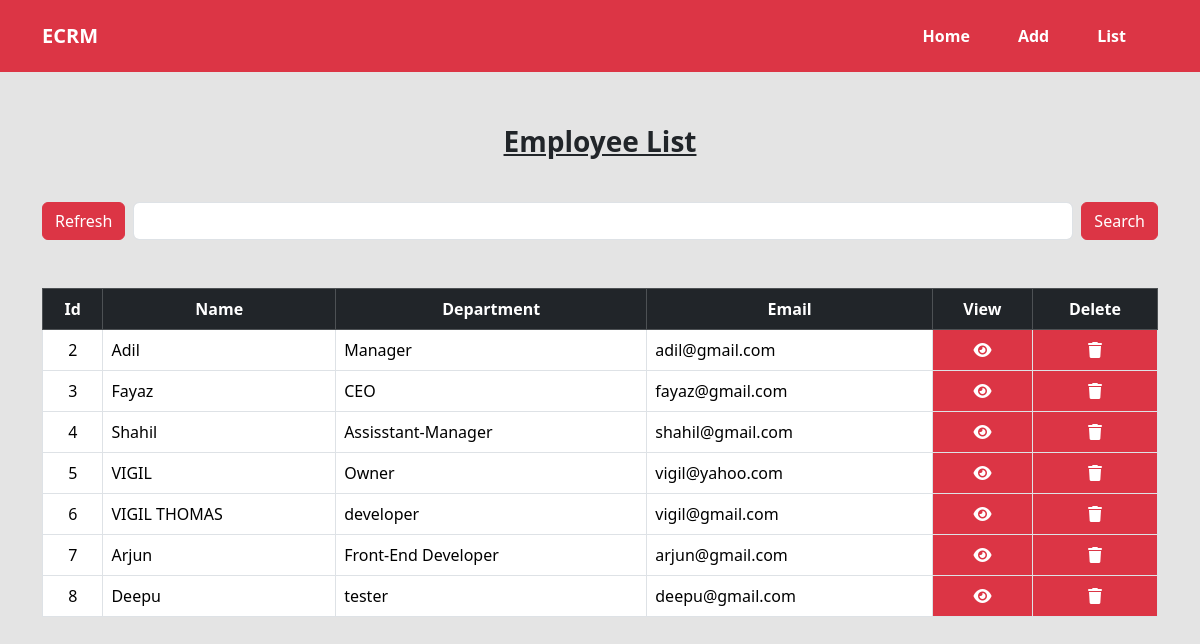
/emp/list/, run on an earlier commit of the app's database.
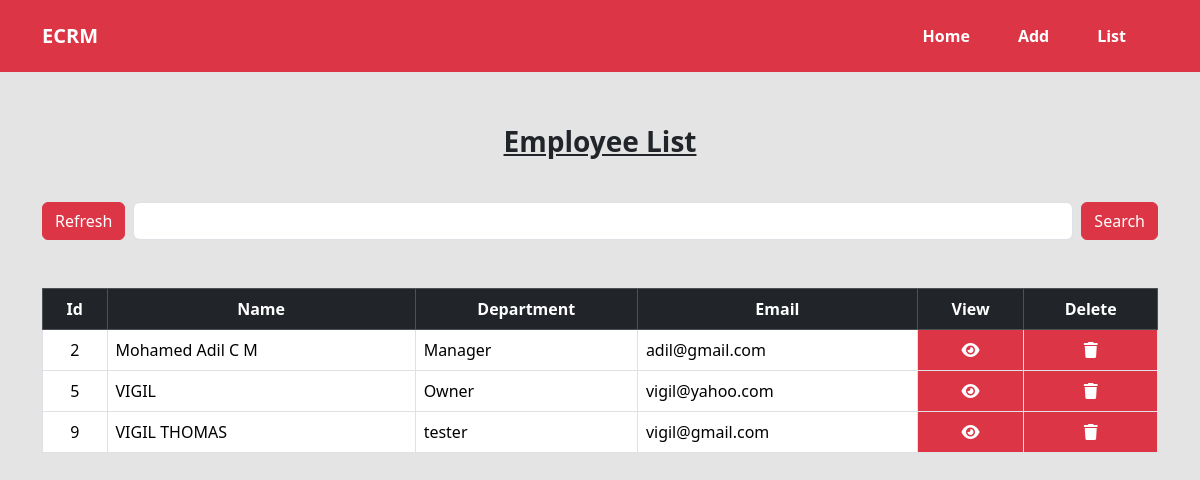
And on a later commit of the database.
### crm/models.py (models this page shows, shortened)
class Employees(models.Model):
    name=models.CharField(max_length=100)
    department=models.CharField(max_length=100)
    salary=models.PositiveBigIntegerField()
    email=models.EmailField(unique=True)
    age=models.PositiveBigIntegerField()
    phone=models.IntegerField()

### crm/views.py (the view, shortened to what this page needs)
# urls.py: path('emp/list/', views.ViewEmpList.as_view(), name="view_emp"),
class ViewEmpList(View):
    def get(self,request,*args,**kwargs):
        datas=Employees.objects.all()
        return render(request,"emp_list.html",{"datas":datas})

### crm/templates/emp_list.html (shortened to what this page needs)
<!DOCTYPE html>
<html lang="en">
{% load static %}
{% include 'header.html' %}
<body>
    {% include 'navbar.html' %}
    <div class="container text-center">
        <p class="fw-bold fs-3 text-decoration-underline mt-5">Employee List</p><br>
        <form class="d-flex mb-5" role="search" method="post">
            <a class="btn btn-danger " href="{% url 'view_emp' %}">Refresh</a>
            <input class="form-control mx-2" name="box">
            <button class="btn btn-danger" type="submit">Search</button>
        </form>
        <table class="table table-bordered ">
            <thead class="table-dark ">
                <tr>
                    <th>Id</th>
                    <th>Name</th>
                    <th>Department</th>
                    <th>Email</th>
                    <th>View</th>
                    <th>Delete</th>
                </tr>
            </thead>
            {% for data in datas %}
            <tr class="text-start">
                <td class="text-center">{{data.id}}</td>
                <td class="">{{data.name}}</td>
                <td class="">{{data.department}}</td>
                <td class="">{{data.email}}</td>
                <td class="text-center bg-danger">
                    <a href="{% url 'detail_emp' data.id %}" class="border-0 text-white">
                        <i class="fa-solid fa-eye"></i></a>
                </td>
                <td class="text-center bg-danger">
                    <a href="{% url 'delete_emp' data.id %}" class="border-0 text-white">
                        <i class="fa-solid fa-trash"></i></a>
                </td>
            </tr>
            {% endfor %}
    </div>
</body>
</html>

What changed in the data, as far as the page shows it:
removed Employees: id "3", name "Fayaz", department "CEO", email "fayaz@gmail.com"
removed Employees: id "4", name "Shahil", department "Assisstant-Manager", email "shahil@gmail.com"
removed Employees: id "6", name "VIGIL THOMAS", department "developer", email "vigil@gmail.com"
removed Employees: id "7", name "Arjun", department "Front-End Developer", email "arjun@gmail.com"
removed Employees: id "8", name "Deepu", department "tester", email "deepu@gmail.com"
changed Employees "Manager": name "Adil" → "Mohamed Adil C M"
added Employees: id "9", name "VIGIL THOMAS", department "tester", email "vigil@gmail.com"
